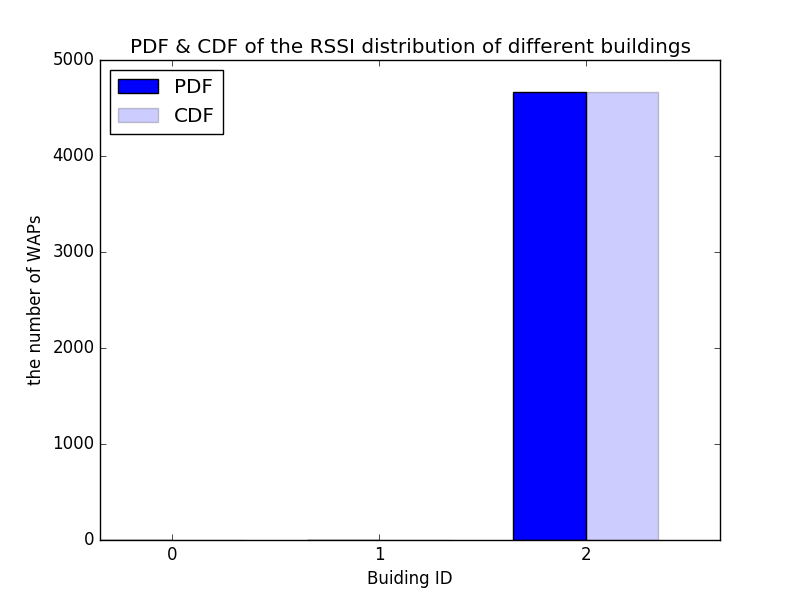

Python code for this plot:
import pandas as pd
import collections
import matplotlib.pyplot as plt
import numpy as np

# TODO : get the count table
def read(name):
    df = pd.read_csv(name)
    shape = df.shape
    # TODO : get raws of WAP1~520
    raws = df.iloc[0:shape[0],0:520]

    # TODO : calculate mean
    table = raws.mean(axis = 0)
    
    # TODO : get the WAP of min mean
    min_wap = table.idxmin()

    table = df[[min_wap, "BUILDINGID"]]
    return(table)


# TODO : plot
def plot_table(table):
    # TODO : calculate the number of nonzero WAPs for every building
    building_zero = table[table["BUILDINGID"].isin([0])]
    B0_count = (building_zero != 0).sum(axis=0)
    building_one = table[table["BUILDINGID"].isin([1])]
    B1_count = (building_one != 0).sum(axis=0)
    building_two = table[table["BUILDINGID"].isin([2])]
    B2_count = (building_two != 0).sum(axis=0)

    x = [0,1,2]
    # TODO : y is for PDF, y2 is for CDF.
    y = [B0_count["WAP087"],B1_count["WAP087"],B2_count["WAP087"]]
    y2 = [y[0],y[0]+y[1],y[0]+y[1]+y[2]]
    
    fig = plt.figure()
    plt.xlabel('Buiding ID')
    plt.ylabel('the number of WAPs')
    plt.title('PDF & CDF of the RSSI distribution of different buildings')
    
    pdf = plt.bar(np.arange(len(x)),y,0.35,alpha=1,label="PDF")
    cdf = plt.bar(np.arange(len(x))+0.35,y2,0.35,alpha=0.2,label="CDF")
   
    plt.xticks(np.arange(len(x))+0.35,x)
    plt.legend(loc = 'upper left')
    fig.savefig('Q4.png')

if __name__ == '__main__':
    table = read('TrainingData_new.csv')
    plot_table(table)